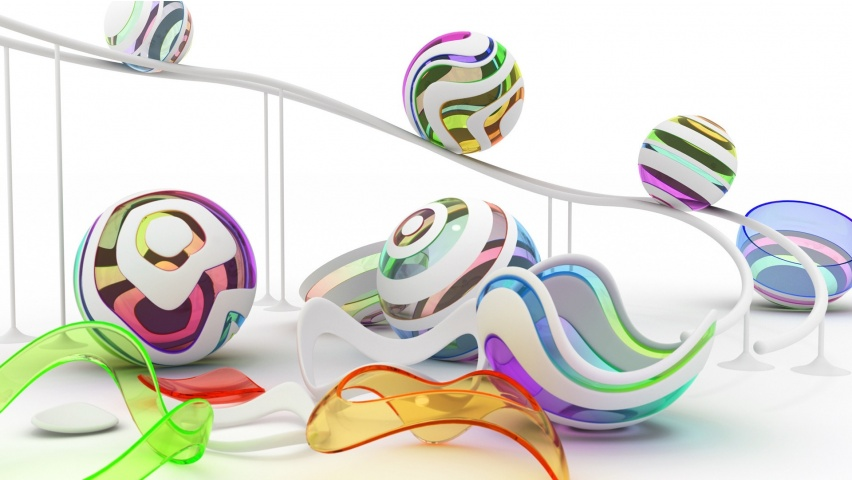
#> input picture move.jpg, 852 x 480 px
$ python 14_move_obj_img.py
#> lines starting #> are read from the running program, lines starting #| are printed output that depends on the picture; after the words box and inside, x2 and y2 are one past the last pixel; in counts of white or black regions, pixels touching at a corner belong together
import numpy as np
import cv2
img=cv2.imread("move.jpg")
#> img is the input picture: shape (480, 852, 3); mean B, G, R 210.1, 218, 220
if img is None:
    print("Image didnt load properly")
    exit()

ball=img[111:212,632:741]
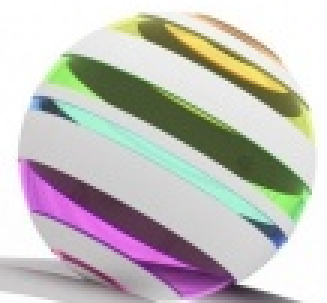
#> ball: shape (101, 109, 3) (shown 3 times larger); mean B, G, R 188.3, 191.7, 194.8
source_height, source_width, _ = ball.shape
#> source_height = 101; source_width = 109
img[373:373 + source_height, 714:714 + source_width]=ball
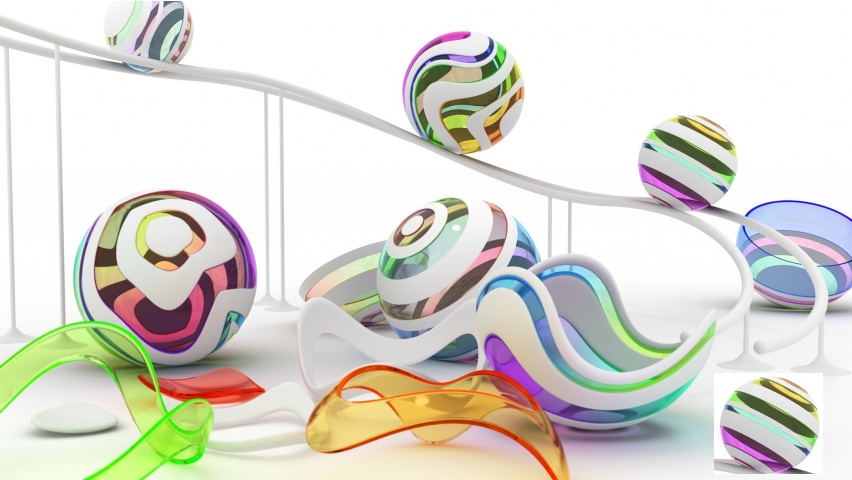
#> img: shape (480, 852, 3); 2.69% of pixels changed, all inside (x1, y1, x2, y2) = (714, 373, 823, 474)
print(_)
#| 3
cv2.imshow("image",img)
cv2.waitKey(0)
cv2.destroyAllWindows()
